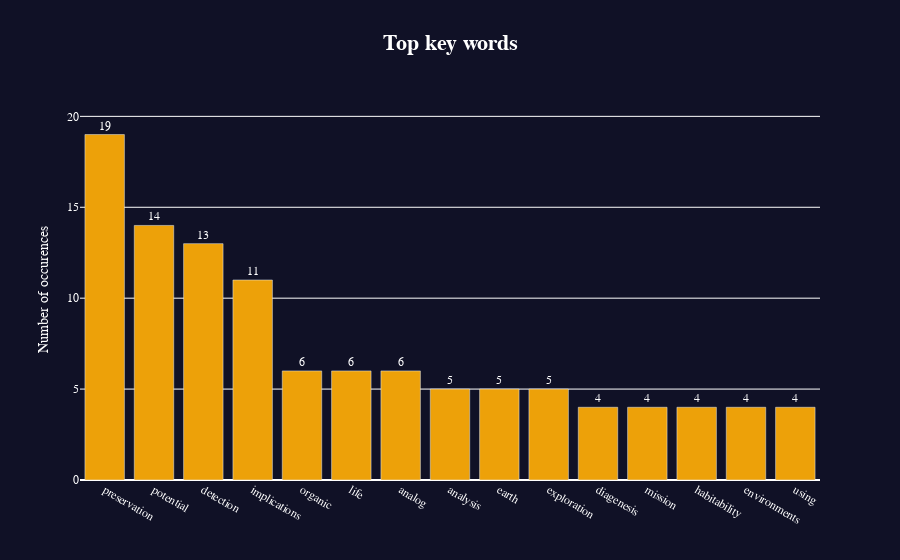

The notebook cell this image was saved under:
### Code cell
plots.make_top_key_words(results_df, query)

### Figure 1 — Plotly figure (JSON) as saved in the notebook; plotly's stock layout.template omitted (floating-point values rounded to 4 significant figures)
{"data": [{"marker": {"color": "#eda109"}, "textangle": 0, "textposition": "outside", "texttemplate": "%{y}", "type": "bar", "x": ["preservation", "potential", "detection", "implications", "organic", "life", "analog", "analysis", "earth", "exploration", "diagenesis", "mission", "habitability", "environments", "using"], "y": [19, 14, 13, 11, 6, 6, 6, 5, 5, 5, 4, 4, 4, 4, 4]}], "layout": {"font": {"color": "white", "family": "Courier New, monospace", "size": 12}, "paper_bgcolor": "#101126", "plot_bgcolor": "#101126", "title": {"text": "<span style='font-size: 22px;'><b>Top key words<b></span>", "x": 0.5}, "yaxis": {"range": [0, 20.9], "title": {"text": "Number of occurences"}}}}
